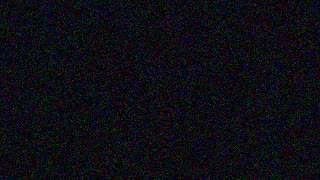
#> input picture ui/tests/fixtures/sceneTemplateReview/space.jpg, 320 x 180 px
$ python generate_motion_previews.py --primary ../tests/fixtures/sceneTemplateReview/space.jpg --secondary ../tests/fixtures/sceneTemplateReview/space.jpg --output out.png
#> lines starting #> are read from the running program, lines starting #| are printed output that depends on the picture
#!/usr/bin/env python3
"""Generate lightweight hover previews for Scene Animator motion presets."""

from __future__ import annotations

import argparse
import math
import subprocess
from pathlib import Path

from PIL import Image, ImageDraw, ImageFilter


WIDTH, HEIGHT, FPS = 480, 270, 24
Point = tuple[float, float, float] | tuple[float, float, float, float]
State = tuple[float, float, float, float]

PRESETS: list[tuple[str, Point, Point, float, bool, str]] = [
    ("turntable", (50, 50, .8), (50, 50, .8), 5, True, "linear"),
    ("meteor", (-10, 82, .22), (112, 18, .65), 2, True, "dramatic"),
    ("space-cruise", (8, 54, .48), (92, 43, .68), 5, True, "ease"),
    ("hover", (50, 54, .7), (50, 46, .76), 4, True, "ease"),
    ("landing", (50, -12, .2), (50, 60, .82), 4, False, "bounce"),
    ("liftoff", (50, 68, .82), (54, -15, .28), 3, False, "dramatic"),
    ("zoom-in", (50, 50, .18), (50, 50, 1.35), 3, True, "dramatic"),
    ("zoom-out", (50, 50, 1.25), (50, 50, .18), 3, True, "ease"),
    ("drift-right", (25, 50, .68), (75, 50, .68), 6, False, "linear"),
    ("drift-left", (75, 50, .68), (25, 50, .68), 6, False, "linear"),
    ("diagonal-rise", (20, 82, .38), (78, 22, .82), 4, True, "ease"),
    ("diagonal-drop", (78, 16, .82), (24, 84, .35), 3, True, "dramatic"),
    ("pop", (50, 50, .05), (50, 50, .85), 1, True, "bounce"),
    ("glide", (-8, 72, .4), (108, 70, .52), 4, False, "ease"),
    ("pass-camera", (16, 50, .18), (90, 50, 1.5), 3, True, "dramatic"),
    ("vibrate", (49, 51, .72), (51, 49, .75), 2, False, "bounce"),
    ("orbit-sweep", (18, 70, .32), (86, 30, .9), 5, True, "ease"),
    ("center-reveal", (50, 105, .35), (50, 52, .9), 3, True, "ease"),
    ("exit-frame", (50, 50, .8), (120, -10, .25), 2, True, "dramatic"),
    ("floating-logo", (50, 45, .72), (50, 55, .72), 4, True, "ease"),
    ("orbit-layer", (50, 50, .45), (50, 50, .45), 5, True, "linear"),
    ("game-spawn", (50, 55, .05, 0), (50, 50, .8, 1), 1.2, True, "bounce"),
    ("loot-drop", (50, -18, .35), (50, 72, .72), 1.4, True, "bounce"),
    ("item-pickup", (50, 68, .72, 1), (50, 20, .12, 0), .9, True, "dramatic"),
    ("projectile-launch", (-12, 58, .16), (115, 42, .5), .75, True, "dramatic"),
    ("boss-entrance", (50, -20, .18, 0), (50, 58, 1.25, 1), 2.2, False, "bounce"),
    ("dodge-dash", (30, 55, .82), (78, 50, .68), .55, False, "dramatic"),
    ("hit-knockback", (55, 48, .88), (32, 58, .62), .65, True, "bounce"),
    ("power-up-rise", (50, 78, .3, .25), (50, 42, 1.05, 1), 1.8, True, "bounce"),
    ("cinematic-push", (38, 55, .28), (54, 48, 1.18), 5.5, False, "ease"),
    ("hero-flyover", (-18, 22, .22), (118, 72, 1.15), 4.2, True, "ease"),
    ("fade-reveal", (50, 50, .78, 0), (50, 50, .92, 1), 2.5, False, "ease"),
    ("foreground-parallax", (-28, 50, 1.55), (128, 50, 1.55), 7, False, "linear"),
    ("crane-reveal", (50, 112, 1.3, .2), (50, 45, .72, 1), 4.5, False, "ease"),
    ("portal-arrival", (50, 50, .02, 0), (50, 50, 1, 1), 1.6, True, "dramatic"),
]


# [8 lines left out: function easing, not called in this run]


def normalize_point(point: Point) -> State:
    return point[0], point[1], point[2], point[3] if len(point) > 3 else 1.0


# [8 lines left out: function motion_state, not called in this run]


def background() -> Image.Image:
    image = Image.new("RGBA", (WIDTH, HEIGHT), "#07111f")
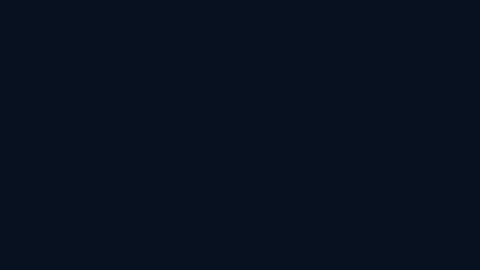
#> image: PIL image 480x270 RGBA; mean R, G, B, A 7, 17, 31, 255
    pixels = image.load()
    for y in range(HEIGHT):
        for x in range(WIDTH):
            glow = max(0, 1 - math.hypot(x - WIDTH / 2, y - HEIGHT / 2) / (WIDTH * .65))
            pixels[x, y] = (7 + int(glow * 7), 17 + int(glow * 13), 31 + int(glow * 21), 255)
    draw = ImageDraw.Draw(image)
    for x in range(0, WIDTH, 40):
        draw.line((x, 0, x, HEIGHT), fill=(87, 135, 180, 16))
    for y in range(0, HEIGHT, 40):
        draw.line((0, y, WIDTH, y), fill=(87, 135, 180, 16))
    return image


BASE_BACKGROUND = background()
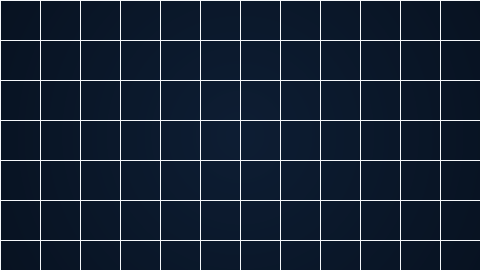
#> BASE_BACKGROUND: PIL image 480x270 RGBA; mean R, G, B, A 14.1, 29, 48.6, 243; transparent parts drawn white


def prepare_sprite(path: Path) -> Image.Image:
    image = Image.open(path).convert("RGBA")
#> image: PIL image 320x180 RGBA
    box = image.getchannel("A").getbbox()
#> box = (0, 0, 320, 180)
    return image.crop(box) if box else image


# [43 lines left out: functions place_sprite, render_frame, not called in this run]


def encode_preview(output: Path, primary: Image.Image, secondary: Image.Image, preset: tuple[str, Point, Point, float, bool, str]) -> None:
    preset_id, _start, _end, duration, _spin, _curve = preset
    frame_count = max(1, round(duration * FPS))
    command = [
        "ffmpeg", "-loglevel", "error", "-y", "-f", "rawvideo", "-pix_fmt", "rgb24",
        "-s", f"{WIDTH}x{HEIGHT}", "-r", str(FPS), "-i", "-", "-an", "-c:v", "libvpx-vp9",
        "-deadline", "good", "-cpu-used", "3", "-crf", "36", "-b:v", "0", "-pix_fmt", "yuv420p", str(output / f"{preset_id}.webm"),
    ]
    process = subprocess.Popen(command, stdin=subprocess.PIPE)
    assert process.stdin is not None
    for index in range(frame_count):
        progress = index / max(1, frame_count - 1)
        process.stdin.write(render_frame(primary, secondary, preset, progress).tobytes())
    process.stdin.close()
    if process.wait() != 0:
        raise RuntimeError(f"ffmpeg failed for {preset_id}")
    render_frame(primary, secondary, preset, .28, poster=True).save(output / f"{preset_id}.webp", "WEBP", quality=82, method=6)


def main() -> None:
    parser = argparse.ArgumentParser()
    parser.add_argument("--primary", required=True, type=Path)
    parser.add_argument("--secondary", required=True, type=Path)
    parser.add_argument("--output", required=True, type=Path)
    parser.add_argument("--only", nargs="*", help="Generate only these preset ids")
    args = parser.parse_args()
    args.output.mkdir(parents=True, exist_ok=True)
    primary, secondary = prepare_sprite(args.primary), prepare_sprite(args.secondary)
    presets = [preset for preset in PRESETS if not args.only or preset[0] in args.only]
    for index, preset in enumerate(presets, 1):
        print(f"[{index:02d}/{len(presets)}] {preset[0]}", flush=True)
        encode_preview(args.output, primary, secondary, preset)


if __name__ == "__main__":
#> (the run stopped early here; a loop or call above may not have finished)
